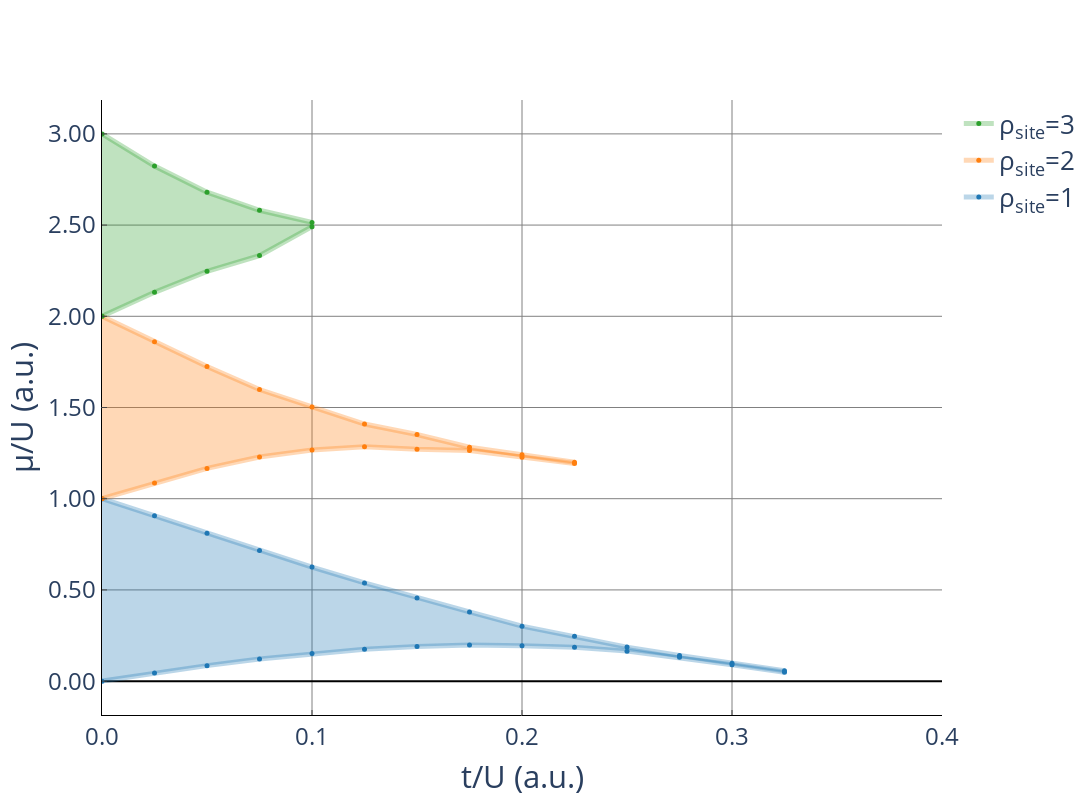

Write notebook code for a chart like this one.
### Code cell
plot(mott_lobe_1, mott_lobe_2, mott_lobe_3, t_values)

### Figure 1 — Plotly figure (JSON) as saved in the notebook; plotly's stock layout.template omitted (floating-point values rounded to 4 significant figures)
{"data": [{"line": {"color": "rgba(31, 119, 180, 0.3)", "width": 5}, "marker": {"color": "rgba(31, 119, 180, 1)", "size": 5}, "mode": "markers+lines", "name": "ρ<sub>site</sub>=1", "type": "scatter", "x": [0, 0.025, 0.05, 0.075, 0.1, 0.125, 0.15, 0.175, 0.2, 0.225, 0.25, 0.275, 0.3, 0.325, 0.35, 0.375, 0.4], "y": [1, 0.9072, 0.8103, 0.716, 0.6255, 0.5381, 0.4559, 0.3795, 0.3012, 0.2457, 0.1865, 0.1401, 0.09816, 0.05661]}, {"fill": "tonexty", "fillcolor": "rgba(31, 119, 180, 0.3)", "line": {"color": "rgba(31, 119, 180, 0.3)", "width": 5}, "marker": {"color": "rgba(31, 119, 180, 1)", "size": 5}, "mode": "markers+lines", "showlegend": false, "type": "scatter", "x": [0, 0.025, 0.05, 0.075, 0.1, 0.125, 0.15, 0.175, 0.2, 0.225, 0.25, 0.275, 0.3, 0.325, 0.35, 0.375, 0.4], "y": [0, 0.0442, 0.0849, 0.1207, 0.1509, 0.1746, 0.1898, 0.1974, 0.1937, 0.1852, 0.1644, 0.1305, 0.08984, 0.04881]}, {"line": {"color": "rgba(255, 127, 14, 0.3)", "width": 5}, "marker": {"color": "rgba(255, 127, 14, 1)", "size": 5}, "mode": "markers+lines", "name": "ρ<sub>site</sub>=2", "type": "scatter", "x": [0, 0.025, 0.05, 0.075, 0.1, 0.125, 0.15, 0.175, 0.2, 0.225, 0.25, 0.275, 0.3, 0.325, 0.35, 0.375, 0.4], "y": [2, 1.861, 1.725, 1.599, 1.503, 1.409, 1.352, 1.282, 1.241, 1.2]}, {"fill": "tonexty", "fillcolor": "rgba(255, 127, 14, 0.3)", "line": {"color": "rgba(255, 127, 14, 0.3)", "width": 5}, "marker": {"color": "rgba(255, 127, 14, 1)", "size": 5}, "mode": "markers+lines", "showlegend": false, "type": "scatter", "x": [0, 0.025, 0.05, 0.075, 0.1, 0.125, 0.15, 0.175, 0.2, 0.225, 0.25, 0.275, 0.3, 0.325, 0.35, 0.375, 0.4], "y": [1, 1.086, 1.166, 1.229, 1.267, 1.285, 1.27, 1.264, 1.228, 1.193]}, {"line": {"color": "rgba(44, 160, 44, 0.3)", "width": 5}, "marker": {"color": "rgba(44, 160, 44, 1)", "size": 5}, "mode": "markers+lines", "name": "ρ<sub>site</sub>=3", "type": "scatter", "x": [0, 0.025, 0.05, 0.075, 0.1, 0.125, 0.15, 0.175, 0.2, 0.225, 0.25, 0.275, 0.3, 0.325, 0.35, 0.375, 0.4], "y": [3, 2.824, 2.68, 2.581, 2.515]}, {"fill": "tonexty", "fillcolor": "rgba(44, 160, 44, 0.3)", "line": {"color": "rgba(44, 160, 44, 0.3)", "width": 5}, "marker": {"color": "rgba(44, 160, 44, 1)", "size": 5}, "mode": "markers+lines", "showlegend": false, "type": "scatter", "x": [0, 0.025, 0.05, 0.075, 0.1, 0.125, 0.15, 0.175, 0.2, 0.225, 0.25, 0.275, 0.3, 0.325, 0.35, 0.375, 0.4], "y": [2, 2.131, 2.247, 2.333, 2.492]}], "layout": {"font": {"size": 26}, "height": 800, "paper_bgcolor": "rgba(0,0,0,0)", "plot_bgcolor": "rgba(0,0,0,0)", "width": 1200, "xaxis": {"gridcolor": "gray", "linecolor": "black", "nticks": 5, "range": [0, 0.4], "showgrid": true, "tickfont": {"size": 24}, "tickformat": ".1f", "ticks": "inside", "title": {"text": "t/U (a.u.)"}, "zeroline": true, "zerolinecolor": "black"}, "yaxis": {"gridcolor": "gray", "linecolor": "black", "showgrid": true, "tickfont": {"size": 24}, "tickformat": ".2f", "ticks": "inside", "title": {"text": "μ/U (a.u.)"}, "zeroline": true, "zerolinecolor": "black"}}}
